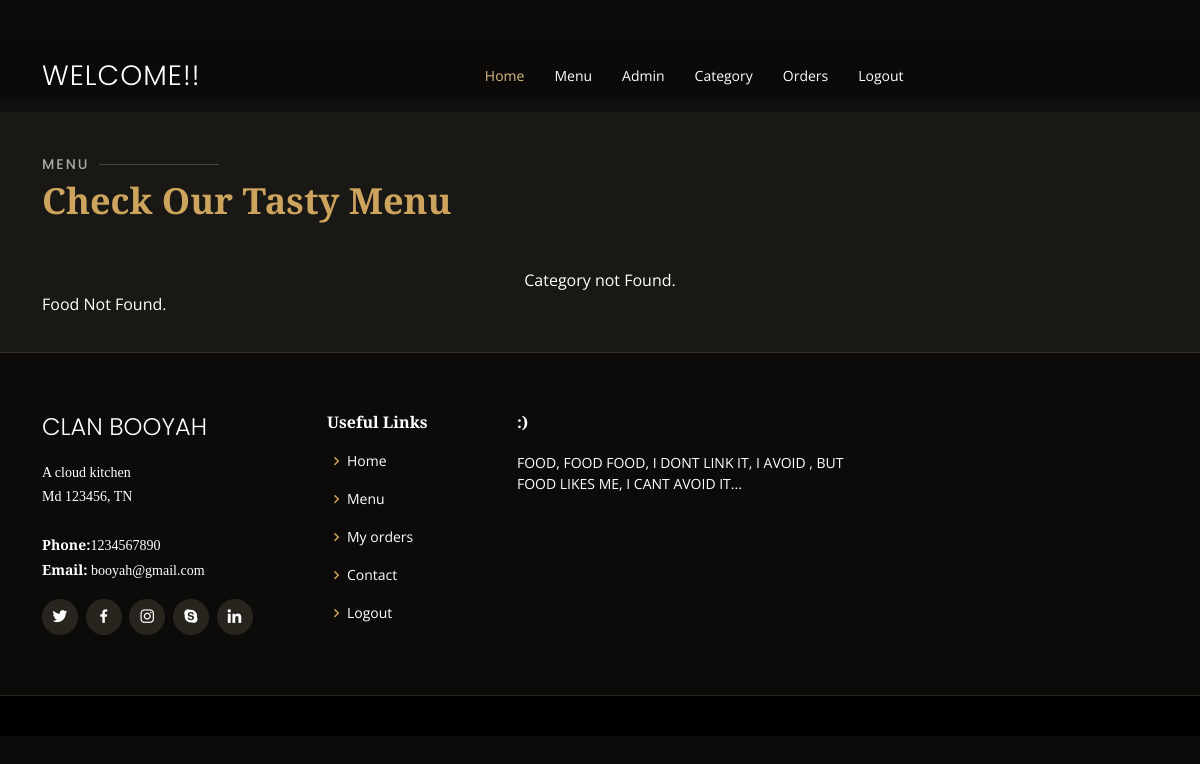
Before: /category-foods.php?category_id=6 (signed in) with the older database file.
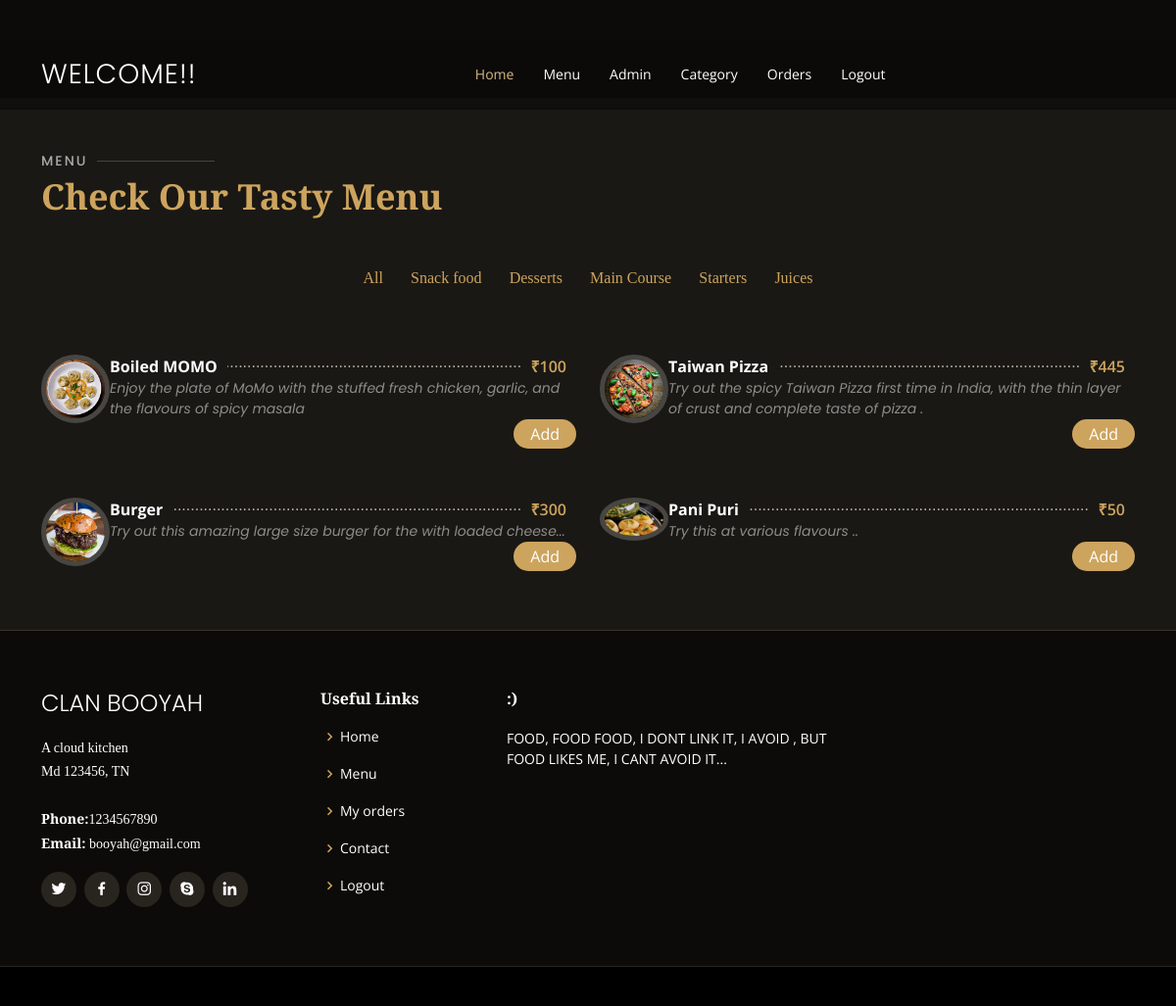
After: the same page with the newer database file.
### tables this page shows
CREATE TABLE `category` (
  `id` int(10) UNSIGNED NOT NULL,
  `title` varchar(100) NOT NULL,
  `image_name` varchar(255) NOT NULL,
  `featured` varchar(10) NOT NULL,
  `active` varchar(10) NOT NULL,
  `created_by` int(11) DEFAULT NULL,
  `updated_by` int(11) DEFAULT NULL
);

CREATE TABLE `food` (
  `id` int(10) UNSIGNED NOT NULL,
  `title` varchar(100) NOT NULL,
  `description` text NOT NULL,
  `price` decimal(10,0) NOT NULL,
  `image_name` varchar(255) NOT NULL,
  `category_id` int(10) UNSIGNED NOT NULL,
  `featured` varchar(10) NOT NULL,
  `active` varchar(10) NOT NULL
);

### category-foods.php (the view, shortened to what this page needs)
<?php
include('header.php');
    if(isset($_GET['category_id']))
    {
        $category_id=$_GET['category_id'];
    }
    else
     {
        header('location:'.SITEURL);
    }
?>
<section id="menu" class="menu section-bg mtop">
      <div class="container" data-aos="fade-up">
        <div class="section-title">
          <h2>Menu</h2>
          <p>Check Our Tasty Menu</p>
        </div>
        <div class="row" data-aos="fade-up" data-aos-delay="100">
          <div class="col-lg-12 d-flex justify-content-center">
            <ul id="menu-flters">
            <?php
            $sqlcat="SELECT * FROM category WHERE active=1";
                 $cat=mysqli_query($conn, $sqlcat);
                 $count=mysqli_num_rows($cat);
                 if($count>0)
                 {
                   ?>
                   <li><a href="food.php">All</a></li>
                   <?php
                     while($row1=mysqli_fetch_assoc($cat))
                     {
?>
<li ><a href="category-foods.php?category_id=<?php echo $row1['id'];?>"><?php echo $row1['title'] ?></a></li>
<?php
                     }
                 }else
                 {
                     echo"<div class='error'>Category not Found.</div>";
                 }
                     ?>
            </ul>
          </div>
        </div>
        <div class="row menu-container" data-aos="fade-up" data-aos-delay="200">
<?php
     $sql2="SELECT * FROM food WHERE category_id=$category_id && active=1";
      $res=mysqli_query($conn, $sql2);
      $count=mysqli_num_rows($res);
      if($count>0)
      {
          while($row = mysqli_fetch_assoc($res))
          {
              $id=$row['id'];
              $title=$row['title'];
              $description=$row['description'];
              $price = $row['price'];
              $image_name=$row['image_name'];
              ?>
                <div class="col-lg-6 menu-item filter-starters">
    <img src="./images/food/<?php echo $image_name;?>" class="menu-img" alt="">
    <div class="menu-content">
      <a href="#"><?php echo $title; ?></a><span>₹<?php echo $price; ?></span>
    </div>
    <div class="menu-ingredients">
    <?php echo $description; ?>
    </div>
    <div class="textend">
              <button class="btn-order"><a style="color: white;" href="addToCarts.php?food_id=<?php echo $id; ?>">Add</a></button>
            </div>
  </div>
              <?php
          }
      }
      else
      {
          echo"<div class='error'>Food Not Found.</div>";
      }
    ?>
</div>
</div>
</section>
<?php
include('footer.php');
?>

Changed rows visible on the page:
now on this page (row edited): category: title "Snack food"
now on this page (row edited): category: title "Desserts"
now on this page (row edited): category: title "Main Course"
now on this page (row edited): category: title "Starters"
now on this page (row edited): category: title "Juices"
now on this page (row edited): food: image_name (picture), title "Boiled MOMO", price "100", description "Enjoy the plate of MoMo with the stuffed fresh chicken, garlic, and the flavours of spicy masala"
now on this page (row edited): food: image_name (picture), title "Taiwan Pizza", price "445", description "Try out the spicy Taiwan Pizza first time in India, with the thin layer of crust and complete taste of pizza ."
now on this page (row edited): food: image_name (picture), title "Burger", price "300", description "Try out this amazing large size burger for the with loaded cheese..."
now on this page (row edited): food: image_name (picture), title "Pani Puri", price "50", description "Try this at various flavours .."
Other visible differences:
text no longer shown: "Category not Found. Food Not Found."
text now shown: "All"
